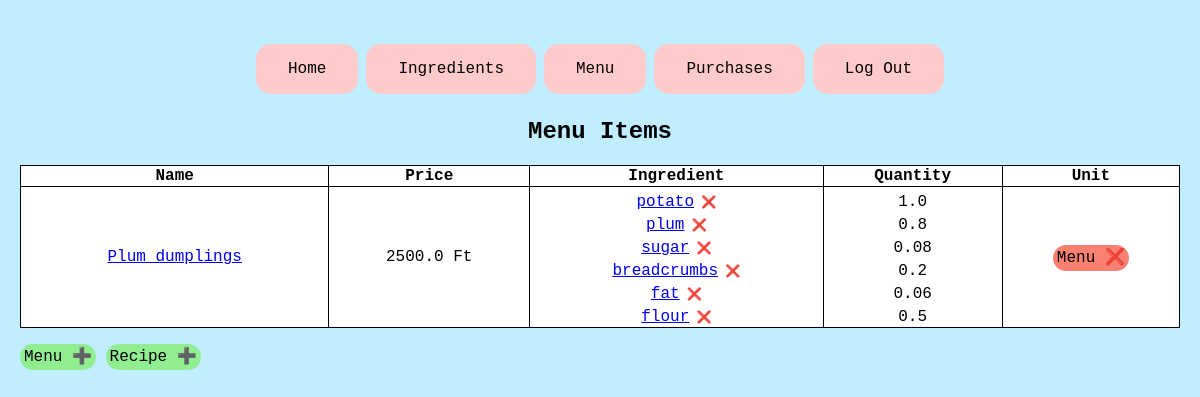
Before: /menu/ (signed in) with the older database file.
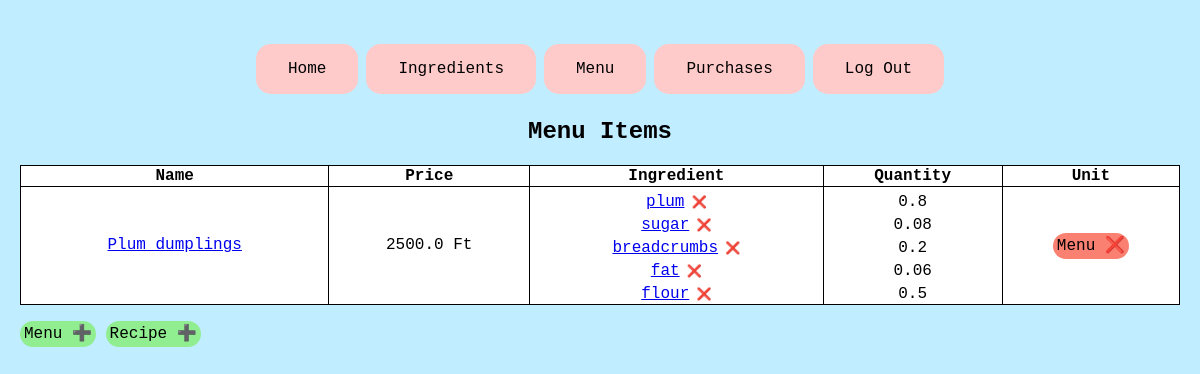
After: the same page with the newer database file.
### inventory/models.py (models this page shows, shortened)
class MenuItem(models.Model):
    name = models.CharField(max_length=30)
    price = models.FloatField(max_length=30)

class RecipeRequirement(models.Model):
    menu_name = models.ForeignKey(MenuItem, on_delete=models.CASCADE)
    ingredient = models.ForeignKey(Ingredient, on_delete=models.CASCADE)
    quantity = models.FloatField()

class Ingredient(models.Model):
    name = models.CharField(max_length=30)
    quantity = models.FloatField()
    unit = models.CharField(max_length=30)
    unit_price = models.FloatField()
    def __str__(self):
        return self.name

### inventory/views.py (the view)
# urls.py: path("menu/", views.MenuView.as_view(), name='menu'),
class MenuView(LoginRequiredMixin, ListView):
    model = MenuItem
    template_name = "inventory/menu.html"

### inventory/templates/inventory/menu.html
{% extends 'inventory/base.html' %}
{% load static %}
{% block content %}
<div>
  <h2 class='title'>Menu Items</h2>
  <table class="line-table">
    <thead>
      <tr>
        <th>Name</th>
        <th>Price</th>
        <th>Ingredient</th>
        <th>Quantity</th>
        <th>Unit</th>
      </tr>
    </thead>
    <tbody>
        {% for menu in object_list %}
            <tr>
              <td>
                <a href="{% url "update_menu" menu.id %}">{{ menu.name }}</a>
              </td>
              <td>
                {{menu.price}} Ft
              </td>
              <td>
                {% for recipe in menu.reciperequirement_set.all %}
                  <li style='list-style-type: none; padding-top:5px'><a href="{% url "update_recipe" recipe.id %}">{{ recipe.ingredient }}</a><a href="{% url "delete_recipe" recipe.id %}" style="text-decoration: none; color: inherit; font-size:12px"> ❌</a></li>
                {% endfor %}
              </td>
              <td>
                {% for recipe in menu.reciperequirement_set.all %}
                  <li style='list-style-type: none; padding-top:5px'>{{ recipe.quantity }}</li>
                {% endfor %}
              </td>
              <td><a href="{% url "delete_menu" menu.id %}" style="border-radius: 15px; text-decoration: none; color: inherit; padding: 4px; background-color: salmon;">Menu ❌</a></td>
            </tr>
        {% endfor %}
        </tbody>
      </table>
      <br>
      <a href="{% url "create_menu" %}" style="border-radius: 15px; text-decoration: none; color: inherit; padding: 4px; background-color: lightgreen;">Menu ➕</a>
      <a href="{% url "create_recipe" %}" style="border-radius: 15px; text-decoration: none; color: inherit; padding: 4px; background-color: lightgreen;">Recipe ➕</a>
    </div>
    {% endblock %}

Changed rows visible on the page:
removed RecipeRequirement: ingredient "potato", quantity "1.0"
